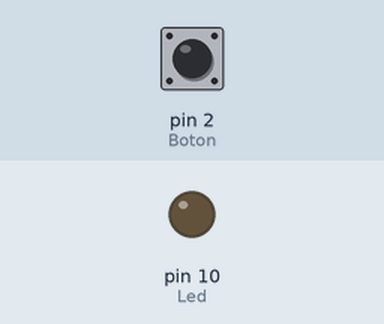
Bench run of a sketch on a simulated Arduino Uno, built with avr-gcc and run on an emulated ATmega328P. Parts: output pins drawn as LEDs (lit = HIGH). The test bench sets the inputs (shaded band); at power-on: pin 2 (Boton) HIGH. What the sketch prints to the serial monitor is not drawn.

Above: at 1.2 s.
1.3 s: pin 2 (Boton) pulled LOW for 0.15 s
At 2.2 s:
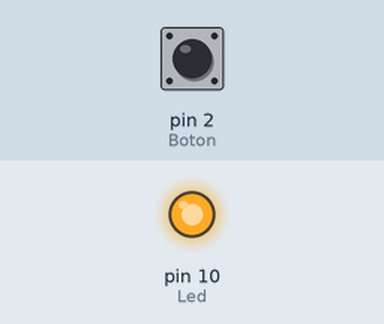
2.9 s: pin 2 (Boton) pulled LOW for 1 s
At 4.7 s:
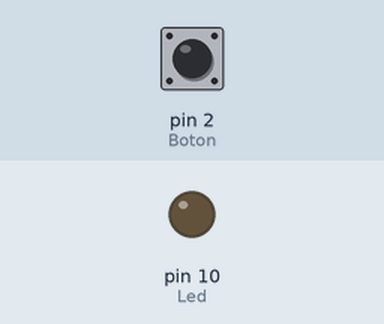
6.9 s: pin 2 (Boton) pulled LOW for 3.2 s
At 10.5 s:
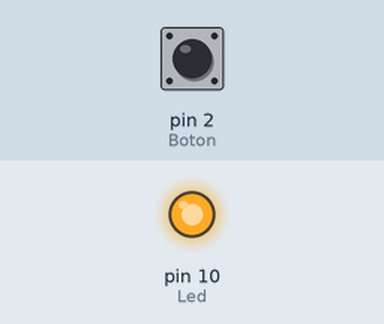
Timing chart, 0 to 12.0 s (numbered marks = the images above; inputs shaded):
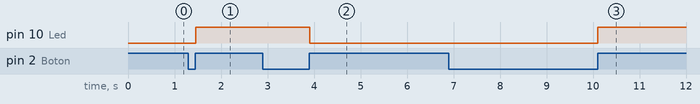

Measured:
- after the input at 1.3 s, pin 10 (Led): LOW → HIGH after 0.16 s
- after the input at 2.9 s, pin 10 (Led): HIGH → LOW after 1.0 s
- after the input at 6.9 s, pin 10 (Led): LOW → HIGH after 3.2 s

The sketch:

pulsador02.ino
```cpp
int estado_anterior;

void setup() {
  Serial.begin(9600);
  Serial.println("Reseteado...");
  pinMode(2, INPUT_PULLUP); //Boton
  pinMode(10, OUTPUT);  //Led
  estado_anterior = digitalRead(2); //Inicializo con el estado del boton al iniciar programa
}

void loop() {
  int sensorVal = digitalRead(2);
  Serial.print(sensorVal);
  if (sensorVal != estado_anterior) {
    if (sensorVal == HIGH) { //Detecto flanco ascendente, poner LOW para detectar flanco descendente
      int estado_led = digitalRead(10);
      digitalWrite(10, !estado_led);
    }
  }
  Serial.print(" ");
  Serial.println(digitalRead(10)*3);  //Para sacar por serial plotter el estado del led
  estado_anterior = sensorVal;  //Sin esto no funciona, actualizo para el siguente loop
}
```
